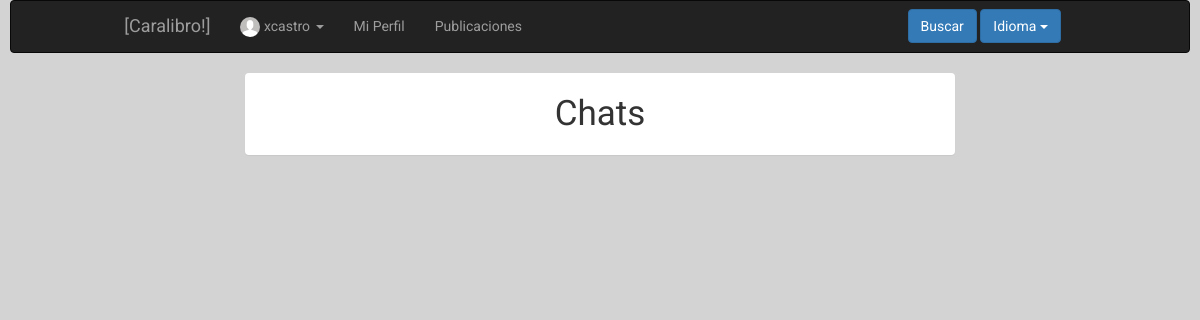
The page /index.php?controller=conversation&action=showall&id=13 (signed in) on the database as committed earlier.
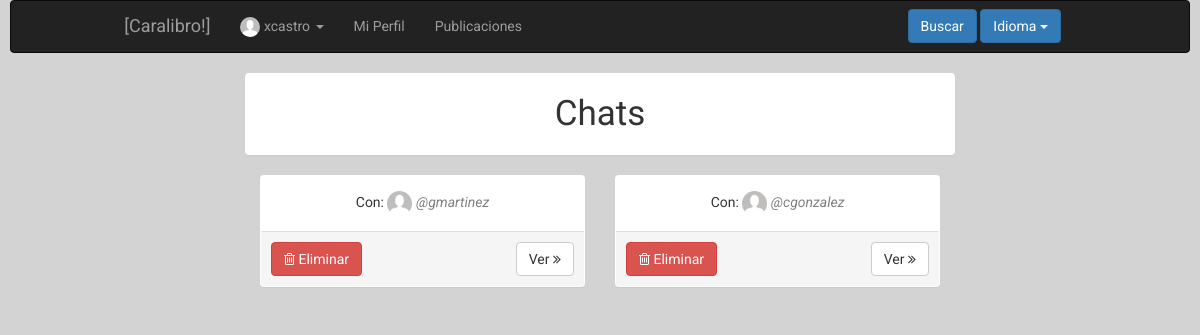
The same page on the database as committed later.
### tables this page shows
CREATE TABLE IF NOT EXISTS `conversation` (
`id` int(11) NOT NULL,
  `member` int(11) NOT NULL,
  `secondarymember` int(11) NOT NULL,
  `startdate` date NOT NULL,
  `status` tinyint(1) NOT NULL
);

CREATE TABLE IF NOT EXISTS `user` (
`id` int(11) NOT NULL,
  `name` varchar(50) NOT NULL,
  `surname` varchar(100) NOT NULL,
  `email` varchar(100) NOT NULL,
  `phone` varchar(12) NOT NULL,
  `user` varchar(50) NOT NULL,
  `password` varchar(255) NOT NULL,
  `birthday` date NOT NULL,
  `address` varchar(100) NOT NULL,
  `status` tinyint(1) NOT NULL,
  `photo` varchar(255) DEFAULT NULL,
  `type` tinyint(1) NOT NULL,
  `private` tinyint(1) NOT NULL
);

### core/ViewManager.php (called while the page is built, shortened)
<?php
class ViewManager {
    private $fragmentContents = array();
    private $variables = array();
    private $currentFragment = self::DEFAULT_FRAGMENT;
    private $layout = "default";
    private function saveCurrentFragment() {
        $this->fragmentContents[$this->currentFragment].=ob_get_contents();
    }
    public function moveToFragment($name) {
        $this->currentFragment = $name;
    }
    public function getFragment($fragment, $default="") {
        return $this->fragmentContents[$fragment];
    }
    public function setVariable($varname, $value, $flash=false) {
        $this->variables[$varname] = $value;
    }
    public function getVariable($varname, $default=NULL) {
        if (!isset($this->variables[$varname])) {
            return $default;
        }
        return $this->variables[$varname];
    }
    public function setLayout($layout) {
        $this->layout = $layout;
    }
    public function render($controller, $viewname) {
        include(__DIR__."/../Views/$controller/$viewname.php");
        $this->renderLayout();
    }
    private function renderLayout() {
        include(__DIR__."/../Views/layouts/".$this->layout.".php");
    }
    private static $viewmanager_singleton = NULL;
    public static function getInstance() {
        if (self::$viewmanager_singleton == null) {
            self::$viewmanager_singleton = new ViewManager();
        }
        return self::$viewmanager_singleton;
    }
}

### Controllers/CONVERSATION_Controller.php (called while the page is built, shortened)
<?php
require_once(__DIR__ . "/../core/ViewManager.php");
require_once(__DIR__ . "/../core/I18n.php");
require_once(__DIR__ . "/../Models/Conversation.php");
require_once(__DIR__ . "/../Models/CONVERSATION_Model.php");
class CONVERSATION_Controller extends BaseController
{
    private $conversationModel;
    public function __construct()
    {
        $this->conversationModel = new CONVERSATION_Model();
        $this->view->setLayout("base");
    }
    public function showall()
    {
        $userid = $_REQUEST["id"];
        $conversations = $this->conversationModel->showall($userid);
        $this->view->setVariable("conversations", $conversations);
        $this->view->render("conversation", "CONVERSATION_SHOWALL_Vista");
    }
}

### index.php (called while the page is built, shortened)
<?php
function run() {
    try{
        $controller = loadController($_GET["controller"]);
        $actionName = $_GET["action"];
        $controller->$actionName();
    } catch (Exception $ex) {
        die($ex->getMessage());
    }
}
function loadController($controllerName) {
    return new $controllerClassName();
}
run();
?>

### core/I18n.php (called while the page is built, shortened)
<?php
class I18n {
  private $messages;
  public function setLanguage($language) {
    $this->messages = $i18n_messages;
  }
  public function i18n($key) {
    if (isset($this->messages[$key])){
      return $this->messages[$key];
    }else{
      return $key;
    }
  }
  private static $i18n_singleton = null;
  public static function getInstance() {
    if (self::$i18n_singleton == NULL) {
      self::$i18n_singleton = new I18n();
    }
    return self::$i18n_singleton;
  }
}
function i18n($key) {
  return I18n::getInstance()->i18n($key);
}

### core/PDOConnection.php (called while the page is built)
<?php
class PDOConnection {
    private static $dbhost = "127.0.0.1";
    private static $dbname = "ET3Grupo1";
    private static $dbuser = "ET3Grupo1";
    private static $dbpass = "ET3Grupo1";
    private static $db_singleton = null;
    public static function getInstance() {
        if (self::$db_singleton == null) {
            self::$db_singleton = new PDO(
                "mysql:host=".self::$dbhost.";dbname=".self::$dbname.";charset=utf8",
                self::$dbuser,
                self::$dbpass,
                array(
                    PDO::ATTR_EMULATE_PREPARES => false,
                    PDO::ATTR_ERRMODE => PDO::ERRMODE_EXCEPTION
                )
            );
        }
        return self::$db_singleton;
    }
}
?>

### Models/Conversation.php (called while the page is built, shortened)
<?php
class Conversation
{
    private $id;
    private $member;
    public function __construct($id = NULL, $member = NULL, $secondarymember = NULL, $startdate = NULL, $status = NULL)
    {
        $this->id              = $id;
        $this->member          = $member;
    }
    public function getID()
    {
        return $this->id;
    }
    public function getMember()
    {
        return $this->member;
    }
}
?>

### Models/CONVERSATION_Model.php (called while the page is built, shortened)
<?php
require_once(__DIR__ . "/../core/PDOConnection.php");
class CONVERSATION_Model
{
    private $db;
    public function __construct()
    {
        $this->db = PDOConnection::getInstance();
    }
    public function showall($currentuserid)
    {
        $sql = $this->db->prepare("SELECT DISTINCT * FROM conversation WHERE member = ? or secondarymember=? ORDER BY startdate ASC");
        $sql->execute(array(
            $currentuserid,
            $currentuserid
        ));
        $conversations_db = $sql->fetchAll(PDO::FETCH_ASSOC);
        $conversations = array();
        foreach ($conversations_db as $conversation) {
            array_push($conversations, new Conversation($conversation["id"], $conversation["member"], $conversation["secondarymember"], $conversation["startdate"], $conversation["status"]));
        }
        return $conversations;
    }
}

### Models/USER_Model.php (called while the page is built, shortened)
<?php
require_once(__DIR__."/../core/PDOConnection.php");
class USER_Model {
    private $db;
    public function __construct()
    {
        $this->db = PDOConnection::getInstance();
    }
    public function showcurrent($userID)
    {
        $sql = $this->db->prepare("SELECT * FROM user WHERE id=?");
        $sql->execute(array($userID));
        $user = $sql->fetch(PDO::FETCH_ASSOC);
        if($user != NULL) {
            return new User($user["id"], $user["user"], $user["name"], $user["surname"], $user["email"],
                                        $user["phone"], $user["birthday"], $user["address"], $user["status"],
                                        $user["photo"], $user["type"], $user["private"]);
        } else {
            return NULL;
        }
    }
}

### Models/User.php (called while the page is built, shortened)
<?php
class User {
    private $id;
    private $user;
    private $photo;
    public function __construct($id=NULL, $user=NULL, $name=NULL, $surname=NULL, $email=NULL, $phone=NULL,
                                $birthday=NULL, $address=NULL, $status=1, $photo=NULL, $type=0,
                                $private=0, $password=NULL)
    {
     $this->id = $id;
     $this->user = $user;
     $this->photo = $photo;
    }
    public function getID() {
        return $this->id;
    }
    public function setID($id) {
        $this->id = $id;
    }
    public function getUser() {
        return $this->user;
    }
    public function getPhoto() {
        return $this->photo;
    }
}

### Views/conversation/CONVERSATION_SHOWALL_Vista.php (the view, shortened to what this page needs)
<?php
require_once(__DIR__."/../../core/ViewManager.php");
require_once(__DIR__."/../../Models/USER_Model.php");
$view = ViewManager::getInstance();
$conversations = $view->getVariable("conversations");
$currentuserid = $view->getVariable("currentuserid");
$umapper = new USER_Model();
?>
 	<div class="container-fluid">
 		<div class="row" style="padding-left: 15px; padding-right: 15px">
 			<div class="panel">
 				<div class="panel-body">
 						<div class="text-center">
			 				<font class="title"><?= i18n("Chats") ?></font>
			 			</div>
 				</div>
 			</div>
 		</div>
 		<?php foreach ($conversations as $c): ?>
 			<div class="col-md-6">
	 				<div class="panel">
	 					<div class="panel-body">
	 						 <div class="row">
	 						 		<div class=" text-center">
									<?= i18n("With") ?>:
									<?php if ($umapper->showcurrent($c->getMember())->getID() == $currentuserid): ?>
										<?php $owner = $umapper->showcurrent($c->getSecondaryMember())?>
									<?php else: ?>
										<?php $owner = $umapper->showcurrent($c->getMember())?>
									<?php endif ?>
									<a href="index.php?controller=user&action=showcurrent&id=<?=$owner->getID() ?>">
						 				<?php if ($owner->getPhoto() != NULL): ?>
						 					<img class="img-circle smallPhoto" src="<?=$owner->getPhoto() ?>" alt="">
						 				<?php else: ?>
						 					<img class="img-circle smallPhoto" src="media/profileImages/default.png" alt="">
						 				<?php endif ?>
					 				</a>
					 				<font class="user">  @<?=$owner->getUser() ?></font>
								</div>
	 						 </div>
	 					</div>
	 					<div class="panel-footer">
	 					<div class="row" style="padding-left: 10px; padding-right: 10px;">
	 						<div class="pull-left">
	 							<form action="index.php?controller=conversation&action=delete" method="POST">
	 								<button class="btn btn-danger" type="submit" name="delete">
	 									<i class="fa fa-trash-o"></i>
	 									<?= i18n("Delete") ?>
	 								</button>
	 							</form>
	 						</div>
	 						<div class="pull-right">
	 							<form action="index.php?controller=conversation&action=showcurrent&id=<?=$c->getID()  ?>" method="POST">
	 								<button class="btn btn-default" type="submit" name="delete">
	 									<?= i18n("View") ?>
	 									<i class="fa fa-angle-double-right"></i>
	 								</button>
	 							</form>
	 						</div>
	 					</div>
	 					</div>
	 				</div>
 			</div>
 		<?php endforeach ?>
 	</div>

### Views/layouts/base.php (shortened to what this page needs)
<?php
require_once(__DIR__ . "/../../core/ViewManager.php");
require_once(__DIR__ . "/../../Models/USER_Model.php");
$view        = ViewManager::getInstance();
$currentuser = $view->getVariable("currentusername");
$userid = $view->getVariable("currentuserid");
$umapper = new USER_Model();
$photo = $umapper->showcurrent($userid)->getPhoto();
?><!DOCTYPE html>
<html>
    <head>
	<link rel="stylesheet" href="https://maxcdn.bootstrapcdn.com/bootstrap/3.3.7/css/bootstrap.min.css" type="text/css">
	<link rel="stylesheet" href="font-awesome/css/font-awesome.min.css" type="text/css">
	<link rel="stylesheet" href="css/style.css" type="text/css">
    <link href="lib/datatables-plugins/dataTables.bootstrap.css" rel="stylesheet">
    <link href="lib/datatables-responsive/dataTables.responsive.css" rel="stylesheet">
    <link rel="stylesheet" href="//code.jquery.com/ui/1.12.1/themes/base/jquery-ui.css">
    <link rel="stylesheet" href="lib/parsley/parsley.css">
    </head>
    <body>
	<header>
		<nav class="navbar navbar-inverse">
  <div class="container-fluid col-md-10 col-md-offset-1">
    <div class="navbar-header">
      <a class="navbar-brand" href="index.php?controller=user&action=home">[Caralibro!]</a>
    </div>
    <div class="collapse navbar-collapse" id="collapse-1">
      <ul class="nav navbar-nav">
        <ul class="nav navbar-nav navbar-left">
        <li class="dropdown">
          <a href="#" class="dropdown-toggle" data-toggle="dropdown" role="button" aria-haspopup="true" aria-expanded="false">
          <?php if ($photo != NULL): ?>
            <img class="img-circle profileThumbnail" src="<?=$photo ?>" alt="">
          <?php else:  ?>
            <img class="img-circle profileThumbnail" src="media/profileImages/default.png" alt="">
          <?php endif ?>
           <?=$currentuser ?>
          <span class="caret"></span></a>
        </li>
        <li><li><a href="index.php?controller=user&action=showcurrent&id=<?= $userid ?>"><?= i18n("My Profile") ?></a></li></li>
      </ul>
        <li><a href="index.php?controller=publication&action=showall&id=<?= $userid ?>&type=user"><?= i18n("Publications") ?></a></li>
      </ul>
      <ul class="navbar-form navbar-right">
        <div class="form-group">
        <a href="index.php?controller=user&action=searchselect">
          <button type="submit" class="btn btn-primary"><?= i18n("Search") ?>
          </button>
        </a>
        <?php include(__DIR__."/../layouts/language_select_element.php"); ?>
      </div>
      </ul>
      </div>
    </div>
</nav>
	</header>
	<main>
	    <div class="col-xs-12 col-md-8 col-md-offset-2" >
        <div class="container-fluid">
          <?= $view->getFragment(ViewManager::DEFAULT_FRAGMENT) ?>
        </div>
	    </div>
	</main>
    </body>
</html>

### Views/layouts/language_select_element.php (shortened to what this page needs)
<div class="btn-group">
  <button type="button" class="btn btn-primary dropdown-toggle" data-toggle="dropdown">
  <?= i18n("Language") ?> <span class="caret"></span>
</button>
</div>

### css/style.css (style rules this page uses)
body { background-color: #d3d3d3; font-family: 'Roboto', sans-serif; }
nav { margin-left: 10px; margin-right: 10px; }
.profileThumbnail { height: 20px; width: 20px; }
.smallPhoto { height: 25px; width: 25px; }
.user { font-style: italic; color: grey; }
.title { font-size: 35px; }

Rows that differ between the two databases and show on the page:
added conversation: member.user "gmartinez"
added conversation: member.user "cgonzalez"
